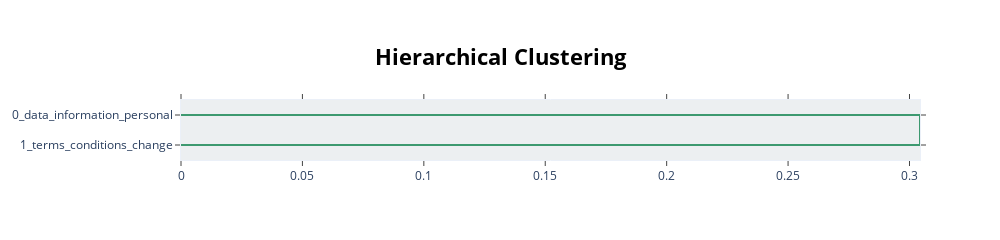

Notebook source saved alongside this figure:
### Code cell
model.visualize_hierarchy(top_n_topics=2)

### Figure 1 — Plotly figure (JSON) as saved in the notebook; plotly's stock layout.template omitted (floating-point values rounded to 4 significant figures)
{"data": [{"hoverinfo": "text", "marker": {"color": "rgb(61,153,112)"}, "mode": "lines", "x": [0.0, 0.3043, 0.3043, 0.0], "xaxis": "x", "y": [-5.0, -5.0, -15.0, -15.0], "yaxis": "y", "type": "scatter"}], "layout": {"autosize": false, "height": 230, "hovermode": "closest", "showlegend": false, "width": 1000, "xaxis": {"mirror": "allticks", "rangemode": "tozero", "showgrid": false, "showline": true, "showticklabels": true, "ticks": "outside", "type": "linear", "zeroline": false}, "yaxis": {"mirror": "allticks", "rangemode": "tozero", "showgrid": false, "showline": true, "showticklabels": true, "tickmode": "array", "ticks": "outside", "ticktext": ["0_data_information_personal", "1_terms_conditions_change"], "tickvals": [-5.0, -15.0], "type": "linear", "zeroline": false, "range": [-20.0, 0.0]}, "title": {"font": {"size": 22, "color": "Black"}, "text": "<b>Hierarchical Clustering", "x": 0.5, "xanchor": "center", "yanchor": "top"}, "hoverlabel": {"font": {"size": 16, "family": "Rockwell"}, "bgcolor": "white"}, "plot_bgcolor": "#ECEFF1"}}
